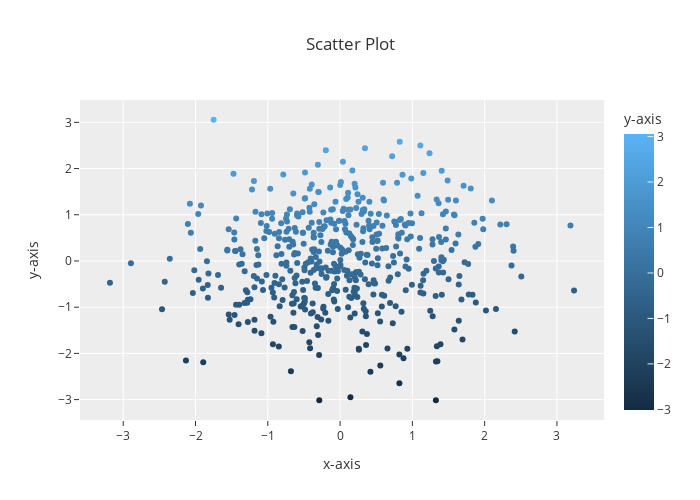

The code cell stored with this chart in its notebook:
### Markdown cell above
"""
@Author: Samarth BM.
@Date: 2021-09-29 00:39
@Last Modified by: Samarth BM
@Last Modified time: 2021-09-29 00:39
@Title: To draw a scatter plot for random 500 x and y coordinates and style it.
"""

### Code cell
import pandas as pd
import plotly.express as px
from pylab import randn
from LogHandler import logger

try:

    x = randn(500)
    y = randn(500)
    df = pd.DataFrame({ 'x-axis':x, 'y-axis':y })

    fig = px.scatter(df, x='x-axis', y='y-axis', width=700, height=500, title="Scatter Plot",color="y-axis")
    fig.show()

except Exception as e:
    logger.error(e)

### Figure 1 — Plotly figure (JSON) as saved in the notebook; plotly's stock layout.template omitted (floating-point values rounded to 4 significant figures; data arrays with more than 128 entries replaced by an {"elided": "..."} marker saying what was removed)
{"data": [{"hovertemplate": "x-axis=%{x}<br>y-axis=%{marker.color}<extra></extra>", "legendgroup": "", "marker": {"color": {"elided": "500 float values"}, "coloraxis": "coloraxis", "symbol": "circle"}, "mode": "markers", "name": "", "orientation": "v", "showlegend": false, "type": "scatter", "x": {"elided": "500 float values"}, "xaxis": "x", "y": {"elided": "500 float values"}, "yaxis": "y"}], "layout": {"coloraxis": {"colorbar": {"title": {"text": "y-axis"}}, "colorscale": [[0, "rgb(20,44,66)"], [1, "rgb(90,179,244)"]]}, "height": 500, "legend": {"tracegroupgap": 0}, "title": {"text": "Scatter Plot"}, "width": 700, "xaxis": {"anchor": "y", "domain": [0, 1], "title": {"text": "x-axis"}}, "yaxis": {"anchor": "x", "domain": [0, 1], "title": {"text": "y-axis"}}}}
